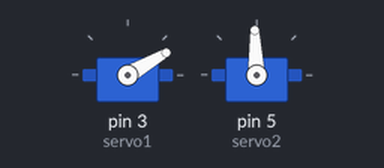
Bench run of a sketch on a simulated Arduino Uno, built with avr-gcc and run on an emulated ATmega328P. On the bench: 2 × servo. What the sketch prints to the serial monitor is not drawn.

Above: at 0.05 s.
At 9.99 s:
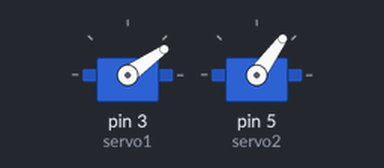
At 19.94 s:
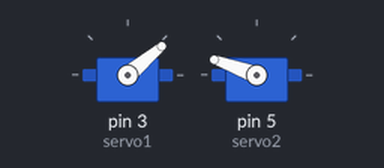
At 39.94 s:
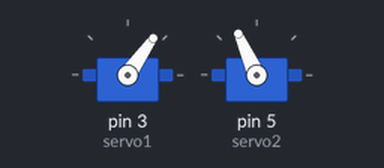
Timing chart, 0 to 40.0 s (numbered marks = the images above):
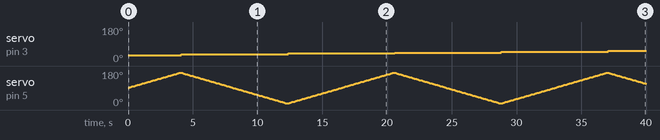

The sketch:

wdjcamera.ino
```cpp
#include <Servo.h>

Servo servo1;
Servo servo2;

int a = 30;
int b = 90;

boolean UD = false;
boolean RL = true;

void setup()
{
  servo1.attach(3);
  servo2.attach(5);
  Serial.begin(9600);
}

void loop()
{
  if ( a<30 ) UD = false;
  if ( a>80 ) UD = true;
  if ( b<10 ){
    RL = true;
    if ( UD ) a = a-5;
    else a = a+5;
  }
  if ( b>170 ){
    RL = false;
    if ( UD ) a = a-5;
    else a = a+5;
  }
  if ( RL ) b = b+2;
  else b = b-2;

  servo1.write(a);
  servo2.write(b);

  delay(100);
  Serial.println('a = ', a);
  Serial.println('b = ', b);
}
```

Measured:
- by itself, servo on pin 3 (servo1): moves from 30° to 55° over 33.0 s
